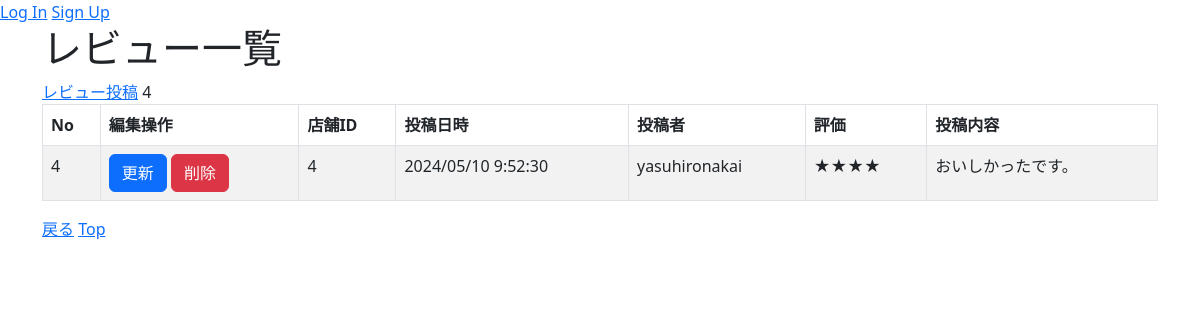
Page /main/reviewlist/4 on the committed database.
### main/models.py (models this page shows, shortened)
class Review(models.Model):
    restaurantid =models.PositiveIntegerField(default=0)
    datetime = models.CharField(max_length=200)
    username = models.CharField(max_length=200)
    evaluation = models.CharField(max_length=10)
    postcontent = models.CharField(max_length=2000)

### main/views.py (the view)
# urls.py: path('main/reviewlist/<int:pk>',views.ReviewListView.as_view(), name="review_list"),
class ReviewListView(ListView):
    model = Review
    paginate_by = 5
    template_name = 'main/Review_List.html'
    def get_queryset(self):
        pk = self.kwargs['pk']
        if pk is None:
            pk = self.request.GET.get('restaurantid')
        queryset = Review.objects.filter( Q( restaurantid = pk))
        return queryset
    def get_context_data(self, **kwargs):
        restaurantid = self.kwargs['pk']
        context = super(ReviewListView, self).get_context_data(**kwargs)
        context.update({
            'restaurantid': restaurantid,
        })
        return context

### main/templates/main/Review_List.html (shortened to what this page needs)
{% extends "base.html" %}
{% block content %}
<h1>レビュー一覧</h1>
<a href="{% url 'review_create' %}?keyword={{ keyword }}&category={{ category }}&restaurantid={{ restaurantid }}">レビュー投稿</a>
<table class="table table-striped table-hover table-bordered">
    <thead>
        <tr>
            <th>No</th>
            <th>編集操作</th>
            <th>店舗ID</th>
            <th>投稿日時</th>
            <th>投稿者</th>
            <th>評価</th>
            <th>投稿内容</th>
        </tr>
    </thead>
    {% for Review in object_list %}
    <tr>
        <td>{{ Review.id }} </td>
        <td>
            <button class="btn btn-primary" onclick="location.href='{% url 'review_update' pk=Review.pk %}'">更新</button>
            <button class="btn btn-danger" onclick="location.href='{% url 'review_delete' pk=Review.pk %}'">削除</button>
        </td>
        <td>{{ Review.restaurantid }} </td>
        <td>{{ Review.datetime }} </td>
        <td>{{ Review.username }} </td>
        <td>{{ Review.evaluation }} </td>
        <td>{{ Review.postcontent }} </td>
    </tr>
    {% endfor %}
</table>
<a href="{% url 'restaurant_detail' restaurantid %}?keyword={{ keyword }}&category={{ category }}&restaurantid={{ restaurantid }}">戻る</a>
<a href="{% url 'top' %}">Top</a><br>
{% endblock %}

### rows in the picture
Review: id "4", restaurantid "4", datetime "2024/05/10 9:52:30", username "yasuhironakai", evaluation "★★★★", postcontent "おいしかったです。"
